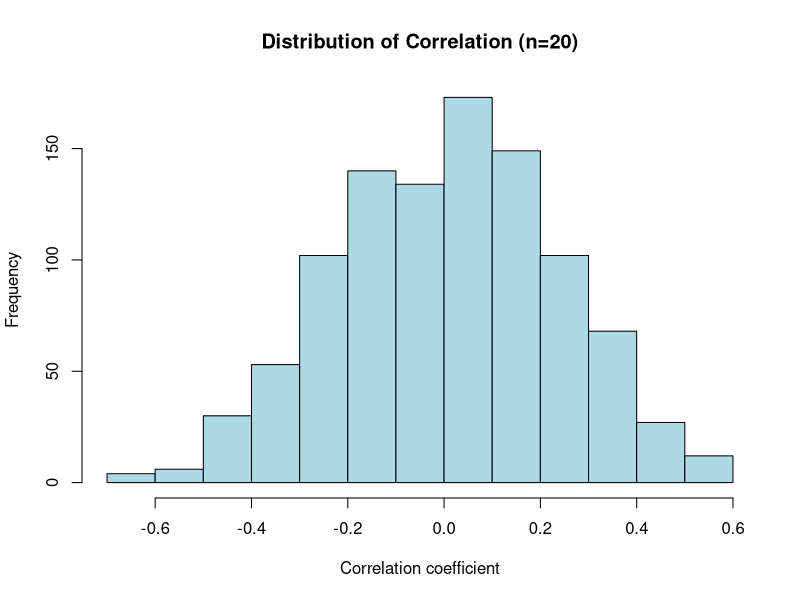
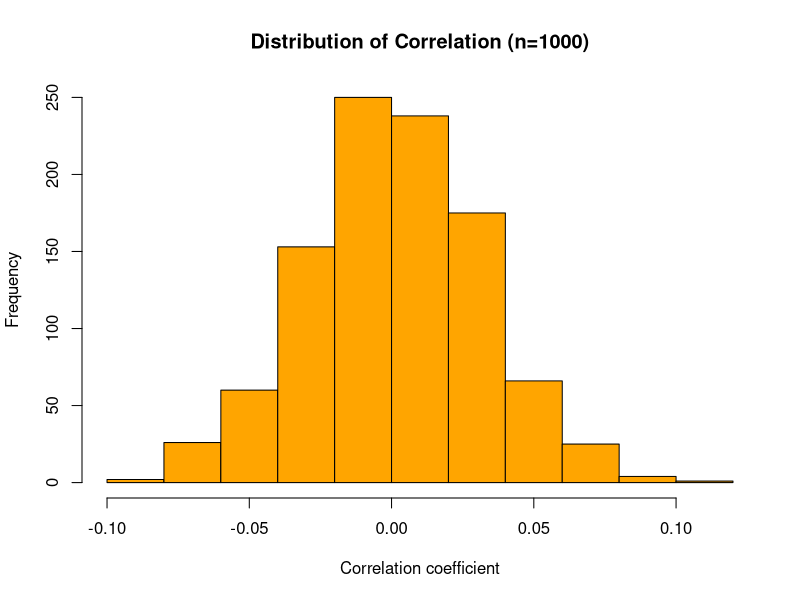
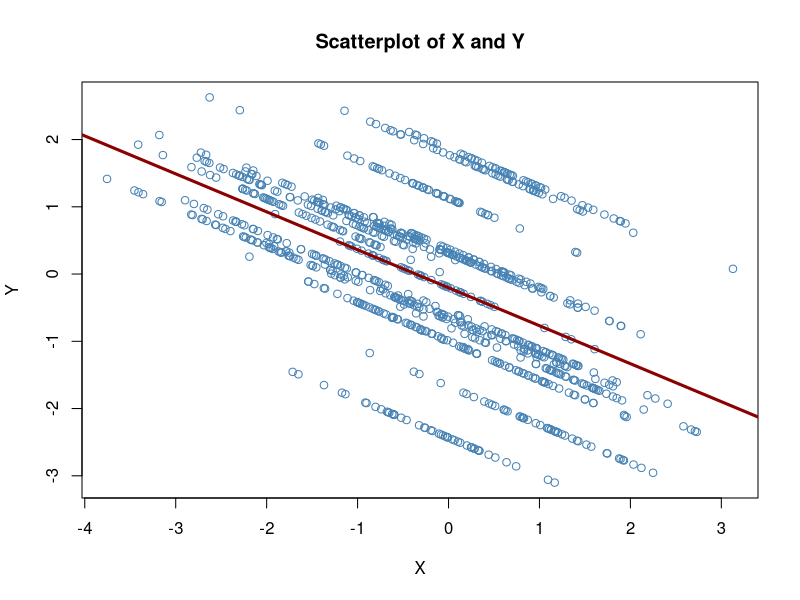

The R script that drew these images, in order:
## ---- chunk 1
library(tidyverse)
library(dplyr)
## ---- chunk 2
#set seed for reproductiability
set.seed(121)

#set numbers of observations and iterations
n <- 20
n_iter <- 1000

#simulate the correlation coefficient and save in a vector
correlation <- replicate(n_iter,{
  x <- rnorm(n)
  y <- rnorm(n)
  cor(x,y)
})

#draw the histogram of correlation coefficient
hist_c <- hist(correlation,
     col = "lightblue",
     main = "Distribution of Correlation (n=20)",
     xlab = "Correlation coefficient")


mean_corr <- mean(correlation)
print(mean_corr)
sd_corr <- sd(correlation)
print(sd_corr)
## ---- chunk 3
#set seed for reproductiability
set.seed(121)

#set new numbers of 1000 observations
n1 <- 1000
n_iter <- 1000

#simulate the correlation coefficient and save in a vector
correlation1 <- replicate(n_iter,{
  x1 <- rnorm(n1)
  y1 <- rnorm(n1)
  cor(x1,y1)
})

#draw the histogram of correlation coeffcient
hist_c1 <- hist(correlation1,
     col = "orange",
     main = "Distribution of Correlation (n=1000)",
     xlab = "Correlation coefficient")


mean_corr1 <- mean(correlation1)
print(mean_corr1)
sd_corr1 <- sd(correlation1)
print(sd_corr1)
## ---- chunk 4
#set seed for reproductiability
set.seed(121)

#create RV Z with 1000 obs
 Z <- rnorm(n1)

#create RV X and Y as functions of Z plus random noise
 X <- 0.7*Z + rnorm(n)
 Y <- -0.4*Z + rnorm(n)
 
#make scatterplot
 plot(X, Y, main = "Scatterplot of X and Y",
     xlab = "X", ylab = "Y",
     col = "steelblue")
 abline(lm(Y ~ X), col = "darkred", lwd = 3)
 
#report correlation coefficient
 cor(X,Y)
 
